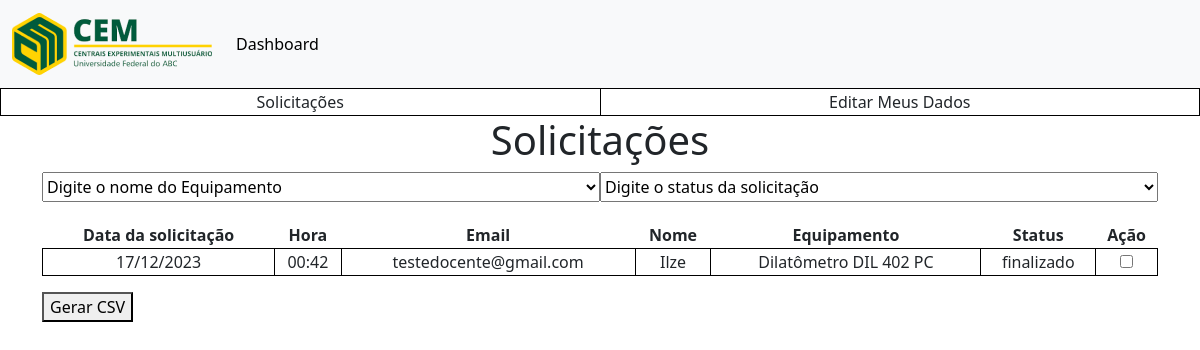
The app's page /core/treinamento/solicitacoes/ (signed in), older data.
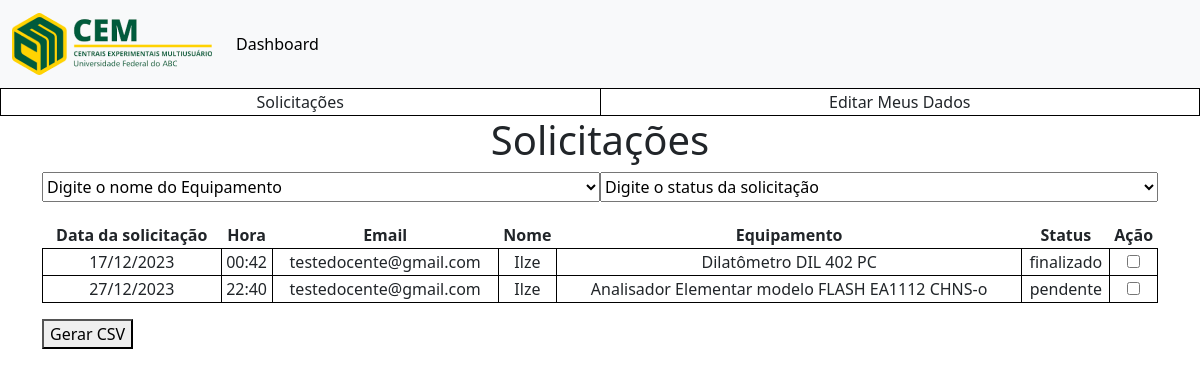
The same page, newer data.
### treinamento/models.py (models this page shows)
class Solicitacoes(models.Model):
    id_solicitacao = models.AutoField(primary_key=True)
    data = models.DateField()
    hora = models.TimeField()
    status = models.CharField(max_length=50)
    id_login = models.ForeignKey(Login, on_delete=models.CASCADE, blank=True, null=True)
    id_equipamento = models.ForeignKey(Equipamento, on_delete=models.CASCADE, blank=False, null=False)

### core/models.py (models this page shows, shortened)
class Login(models.Model):
    id_login = models.AutoField(primary_key=True)
    email_inst = models.EmailField(max_length=255)
    senha = models.CharField(max_length=255)
    perfil = models.CharField(max_length=30, default='perfil')
    data_cadastro = models.DateTimeField(blank=True, null=True, default=datetime.datetime.now)
    data_ultimo_login = models.DateTimeField(blank=True, null=True, default=datetime.datetime(2023, 1, 1, 0, 0))
    password_change_required = models.BooleanField(default=True)

class Docente(models.Model):
    id_docente = models.AutoField(primary_key=True)
    primeiro_nome = models.CharField(max_length=255)
    segundo_nome = models.CharField(max_length=255)
    celular = models.CharField(max_length=17)
    matricula_siape = models.CharField(max_length=30)
    ramal_lab = models.CharField(max_length=30)
    centro = models.CharField(max_length=30)
    possui_projeto = models.CharField(max_length=3)
    info_projeto = models.TextField(max_length=255)
    lista_publi = models.TextField(max_length=255)
    id_form_termo = models.ForeignKey(FormTermo, on_delete=models.CASCADE, null=False)
    id_login = models.ForeignKey(Login, on_delete=models.CASCADE, null=False, default=0)

### equipamentos/models.py (models this page shows)
class Equipamento(models.Model):
    id_equipamento = models.AutoField(primary_key=True)
    nome = models.CharField(max_length=100)
    apelido = models.CharField(max_length=20)
    descricao = models.CharField(max_length=100)
    fabricante = models.CharField(max_length=100)
    localizacao = models.CharField(max_length=30)
    origem = models.CharField(max_length=10, blank=True, null=True)
    ano_aquisicao = models.CharField(max_length=255, blank=True, null=True)
    sala = models.CharField(max_length=20, blank=True, null=True)
    divisao = models.CharField(max_length=255, null=True, blank=True)
    status = models.CharField(max_length=20, blank=True, null=True)
    comentario = models.CharField(max_length=20, blank=True, null=True)
    chave = models.CharField(max_length=255, blank=True, null=True)
    patrimonio = models.CharField(max_length=255, blank=True, null=True)
    aquisicao = models.CharField(max_length=100, blank=True, null=True)
    prof = models.CharField(max_length=255, blank=True, null=True)
    tecnicos = models.ManyToManyField(Tecnico, blank=True, null=True)
    def __str__(self):
        return self.nome

### treinamento/views.py (the view)
# urls.py: path('solicitacoes/', include('treinamento.urls'), name='solicitacoes'),
def solicitacoes(request):
    if 'chave' in request.session:
        chave = request.session['chave']
        login = Login.objects.get(id_login=chave)
        solicitacoes = Solicitacoes.objects.all()
        for solicitacao in solicitacoes:
            aluno_associado = None
            if solicitacao.id_login.perfil == 'aluno ou pos doc':
                aluno_associado = AlunoPosIC.objects.filter(id_login=solicitacao.id_login).first()
                solicitacao.aluno_nome = aluno_associado.primeiro_nome if aluno_associado else None
            elif solicitacao.id_login.perfil == 'docente':
                docente_associado = Docente.objects.filter(id_login=solicitacao.id_login).first()
                solicitacao.docente_nome = docente_associado.primeiro_nome if docente_associado else None
        equipamentos = Equipamento.objects.all()
        return render(request, 'solicitacoes.html', {'equipamentos': equipamentos, 'solicitacoes': solicitacoes})

### treinamento/templates/solicitacoes.html (shortened to what this page needs)
{% extends 'administracao/base.html' %}
{% load static %}
{% block conteudo %}
<div class="container ">
    <h1>Solicitações</h1>
    <form action="{% url "agendar_treinamento" %}" method="post" id="agendar-form" accept-charset="UTF-8">
        <div class="d-flex justfy-content-between form_solicita_treinamento">
            <select name="equipamento" id="selectEquipamento">
                <option value="">Digite o nome do Equipamento</option>
            </select>
            <select name="status" id="selectStatus">
                <option value="">Digite o status da solicitação</option>
            </select>
        </div>
        <div class="tela">
                <table class="solicitacoes text-center" id="tabelaSolicitacoes">
                    <thead class="">
                        <tr class="">
                            <th>Data da solicitação</th>
                            <th>Hora</th>
                            <th>Email</th>
                            <th>Nome</th>
                            <th>Equipamento</th>
                            <th>Status</th>
                            <th>Ação</th>
                        </tr>
                    </thead>
                    <tbody class="tbody-solicitacoes">
                        {% for solicitacao in solicitacoes %}
                        <tr>
                            <td>{{ solicitacao.data|date:"d/m/Y" }}</td>
                            <td>{{ solicitacao.hora }}</td>
                            <td>{{ solicitacao.id_login.email_inst }}</td>
                            {% if solicitacao.id_login.perfil == 'docente' %}
                                <td>{{ solicitacao.docente_nome }}</td>
                                <td>{{ solicitacao.id_equipamento }}</td>
                                <td>{{ solicitacao.status }}</td>
                                <td><input type="checkbox" name="usuario" value="{{ solicitacao.id_login.email_inst }}_{{ solicitacao.id_equipamento }}" id=""></td>
                            {% elif solicitacao.id_login.perfil == 'aluno ou pos doc' %}
                                <td>{{ solicitacao.aluno_nome }}</td>
                                <td>{{ solicitacao.id_equipamento }}</td>
                                <td>{{ solicitacao.status }}</td>
                                <td><input type="checkbox" name="usuario" value="{{ solicitacao.id_login.email_inst }}_{{ solicitacao.id_equipamento }}" id=""></td>
                            {% endif %}
                        </tr>
                        {% endfor %}
                    </tbody>
                </table>
            <button type="submit" formaction="{% url 'gerar_csv' %}" formmethod="post" class="mt-3" id="gerar-csv">Gerar CSV</button>
        </div>
    </form>
</div>
{% endblock %}

### administracao/templates/administracao/base.html (shortened to what this page needs)
<!DOCTYPE html>
<html lang="pt-br">
  <head>
    <link href="https://cdn.jsdelivr.net/npm/bootstrap@5.3.2/dist/css/bootstrap.min.css" rel="stylesheet" />
    {% load static %}
    <link rel="stylesheet" type="text/css" href="{% static 'css/style.css' %}" />
  </head>
  <body>
    <nav class="navbar navbar-expand-lg bg-body-tertiary">
      <div class="container-fluid d-flex align-items-center">
        {% if request.session.perfil == 'tecnico' %}
        <img src="{% static 'imagens/logo.png' %}" alt="Logo Central Multiusuario" />
        {% else %}
        <a class="navbar-brand" href="{% url "dashboard" %}"><img src="{% static 'imagens/logo.png' %}" alt="Logo Central Multiusuario" /></a>
        {% endif %}
        <div class="collapse navbar-collapse" id="navbarNavDropdown">
          <ul class="navbar-nav">
            {% if request.session.perfil == 'tecnico' %}
            <li class="nav-item">
              <a class="nav-link" href="{% url "cad_equipamento" %}">Cadastrar Equipamento</a>
            </li>
            <li class="nav-item">
              <a class="nav-link" href="{% url "equipamentos" %}">Equipamentos</a>
            </li>
            <li class="nav-item">
              <a class="nav-link" href="{% url "perfil_tecnico" %}">Perfil</a>
            </li>
            <li class="nav-item">
              <a class="nav-link" href="{% url "encerrar_sessao_adm" %}">Sair</a>
            </li>
            {% else %}
            <li class="nav-item">
              <a class="nav-link active" aria-current="page" href="{% url "dashboard" %}">Dashboard</a>
            </li>
            {% endif %}
          </ul>
        </div>
      </div>
    </nav>
    {% if request.session.chave %}
    <table class="sub-nav">
      <tr>
          <td class="sub-item">
              <a href="{% url 'solicitacoes' %}" class="sub-link">Solicitações</a>
          </td>
          <td class="sub-item">
              <a href="{% url 'edita_dados_tecnico' %}" class="sub-link">Editar Meus Dados</a>
          </td>
      </tr>
    </table>
    {% endif %}
    {% block conteudo %}
    {% endblock %}
  </body>
</html>

### static/css/style.css (style rules this page uses)
h1 { text-align: center; }
.sub-nav { margin: 0; padding: 0; list-style: none; border: #000 solid 1px; width: 100%; }
.sub-link { color: inherit; text-decoration: none; display: flex; justify-content:space-around; }
.sub-item { border: #000 solid 1px; width: 50%; font-size: medium; }
tbody { text-align: left; }
input[type=text], select { height: 30px; width: 50%; }
.container { width: 100%; }
th { border-bottom: #000 solid 1px; }
.tela { margin-top: 20px; }
.solicitacoes { width: 100%; }
.tbody-solicitacoes { text-align: center; }
td { border: #000 solid 1px; }

Row changes from the older to the newer data that the page shows:
added Solicitacoes: data "27/12/2023", hora "22:40", id_login.email_inst "testedocente@gmail.com", docente_nome "Ilze", id_equipamento "Analisador Elementar modelo FLASH EA1112 CHNS-o", status "pendente"
